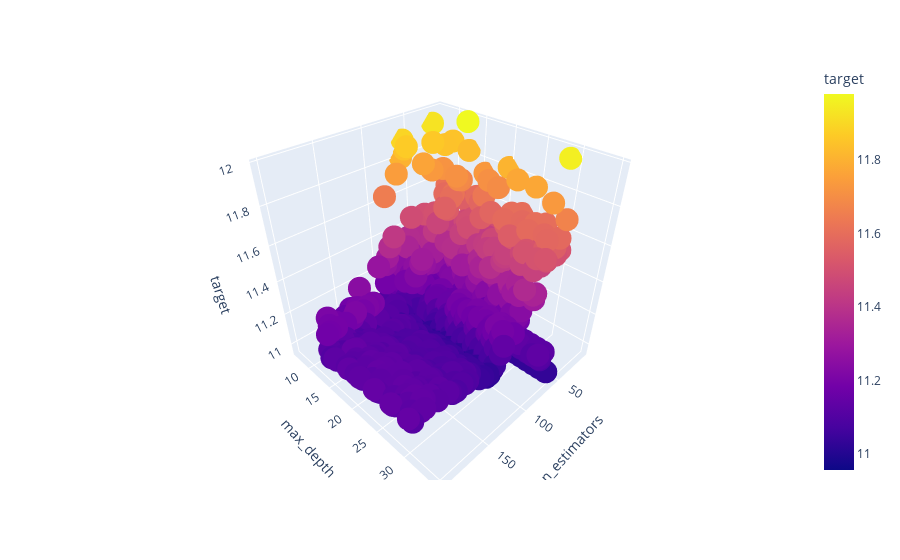

Notebook code for this chart:
### Code cell
px.scatter_3d(df2, x = "n_estimators", y = "max_depth", z = "target", color = "target")

### Figure 1 — Plotly figure (JSON) as saved in the notebook; plotly's stock layout.template omitted (floating-point values rounded to 4 significant figures; data arrays with more than 128 entries replaced by an {"elided": "..."} marker saying what was removed)
{"data": [{"hovertemplate": "n_estimators=%{x}<br>max_depth=%{y}<br>target=%{marker.color}<extra></extra>", "legendgroup": "", "marker": {"color": {"elided": "1498 float values"}, "coloraxis": "coloraxis", "symbol": "circle"}, "mode": "markers", "name": "", "scene": "scene", "showlegend": false, "type": "scatter3d", "x": {"elided": "1498 int values"}, "y": {"elided": "1498 int values"}, "z": {"elided": "1498 float values"}}], "layout": {"coloraxis": {"colorbar": {"title": {"text": "target"}}, "colorscale": [[0, "#0d0887"], [0.1111, "#46039f"], [0.2222, "#7201a8"], [0.3333, "#9c179e"], [0.4444, "#bd3786"], [0.5556, "#d8576b"], [0.6667, "#ed7953"], [0.7778, "#fb9f3a"], [0.8889, "#fdca26"], [1, "#f0f921"]]}, "legend": {"tracegroupgap": 0}, "margin": {"t": 60}, "scene": {"domain": {"x": [0, 1], "y": [0, 1]}, "xaxis": {"title": {"text": "n_estimators"}}, "yaxis": {"title": {"text": "max_depth"}}, "zaxis": {"title": {"text": "target"}}}}}
